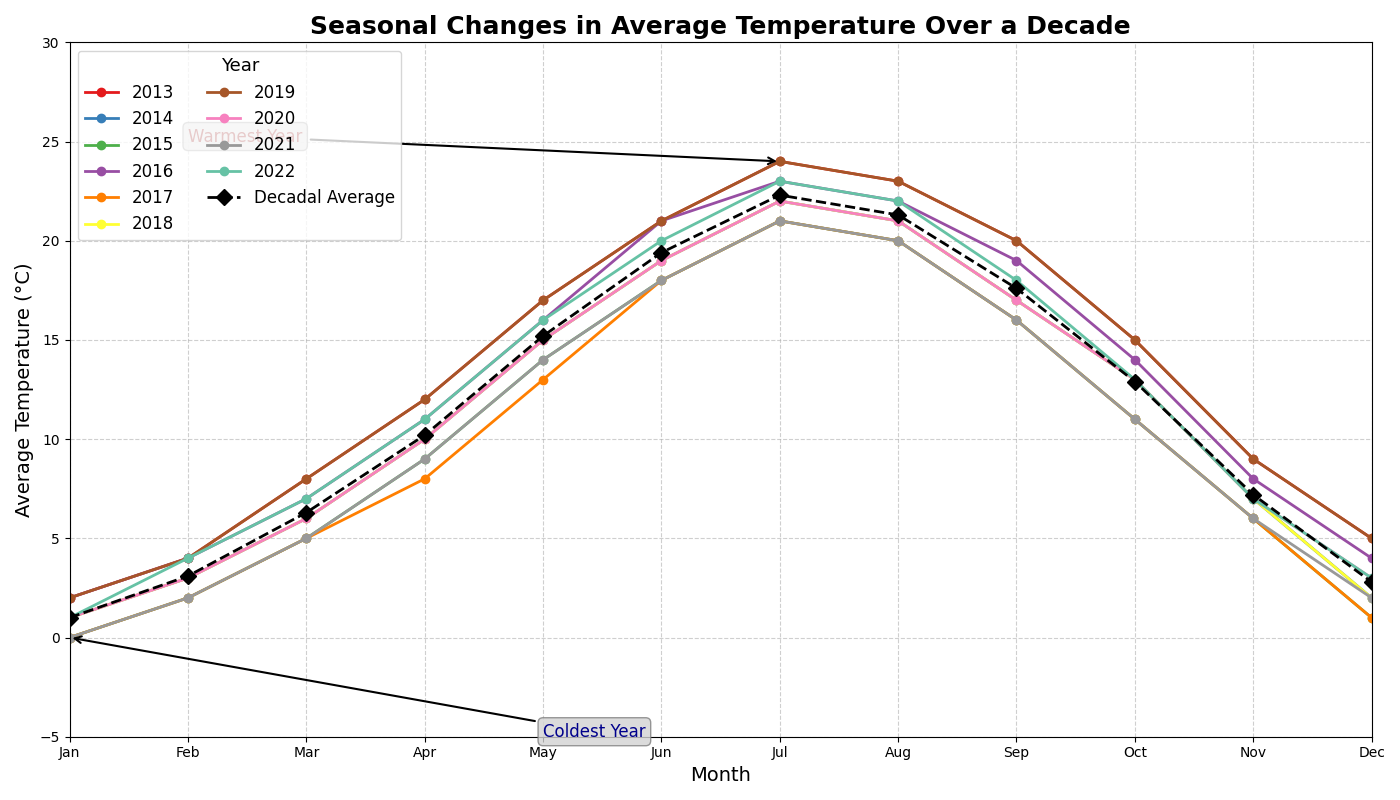

Python code for this plot:
import matplotlib.pyplot as plt
import numpy as np

years = np.arange(2013, 2023)
months = np.arange(1, 13)

monthly_temps = np.array([
    [2, 4, 8, 12, 17, 21, 24, 23, 20, 15, 9, 5],
    [1, 3, 6, 10, 15, 19, 22, 21, 17, 13, 7, 2],
    [0, 2, 5, 9, 14, 18, 21, 20, 16, 11, 6, 1],
    [2, 4, 7, 11, 16, 21, 23, 22, 19, 14, 8, 4],
    [0, 2, 5, 8, 13, 18, 21, 20, 16, 11, 6, 1],
    [1, 3, 6, 10, 15, 19, 22, 21, 17, 13, 7, 2],
    [2, 4, 8, 12, 17, 21, 24, 23, 20, 15, 9, 5],
    [1, 3, 6, 10, 15, 19, 22, 21, 17, 13, 7, 3],
    [0, 2, 5, 9, 14, 18, 21, 20, 16, 11, 6, 2],
    [1, 4, 7, 11, 16, 20, 23, 22, 18, 13, 7, 3]
])

average_temps = np.mean(monthly_temps, axis=0)

fig, ax = plt.subplots(figsize=(14, 8))

# Manually selected new colors for each year's line
colors = ['#e41a1c', '#377eb8', '#4daf4a', '#984ea3', '#ff7f00', '#ffff33', '#a65628', '#f781bf', '#999999', '#66c2a5']

for i, year in enumerate(years):
    ax.plot(months, monthly_temps[i], marker='o', linestyle='-', linewidth=2, markersize=6, label=f'{year}', color=colors[i])

ax.plot(months, average_temps, marker='D', linestyle='--', color='black', linewidth=2, markersize=8, label='Decadal Average', zorder=10)

ax.set_title('Seasonal Changes in Average Temperature Over a Decade', fontsize=18, fontweight='bold')
ax.set_xlabel('Month', fontsize=14)
ax.set_ylabel('Average Temperature (°C)', fontsize=14)

ax.set_xticks(months)
ax.set_xticklabels(['Jan', 'Feb', 'Mar', 'Apr', 'May', 'Jun', 'Jul', 'Aug', 'Sep', 'Oct', 'Nov', 'Dec'])

ax.grid(True, linestyle='--', alpha=0.6)

ax.annotate('Warmest Year', xy=(7, 24), xytext=(2, 25),
            arrowprops=dict(facecolor='black', arrowstyle='->', lw=1.5),
            fontsize=12, color='darkred', bbox=dict(boxstyle="round,pad=0.3", edgecolor='gray', facecolor='lightgrey', alpha=0.8))

ax.annotate('Coldest Year', xy=(1, 0), xytext=(5, -5),
            arrowprops=dict(facecolor='black', arrowstyle='->', lw=1.5),
            fontsize=12, color='darkblue', bbox=dict(boxstyle="round,pad=0.3", edgecolor='gray', facecolor='lightgrey', alpha=0.8))

ax.set_xlim(1, 12)
ax.set_ylim(-5, 30)

ax.legend(loc='upper left', fontsize=12, ncol=2, title='Year', title_fontsize='13')

plt.tight_layout()
plt.show()
